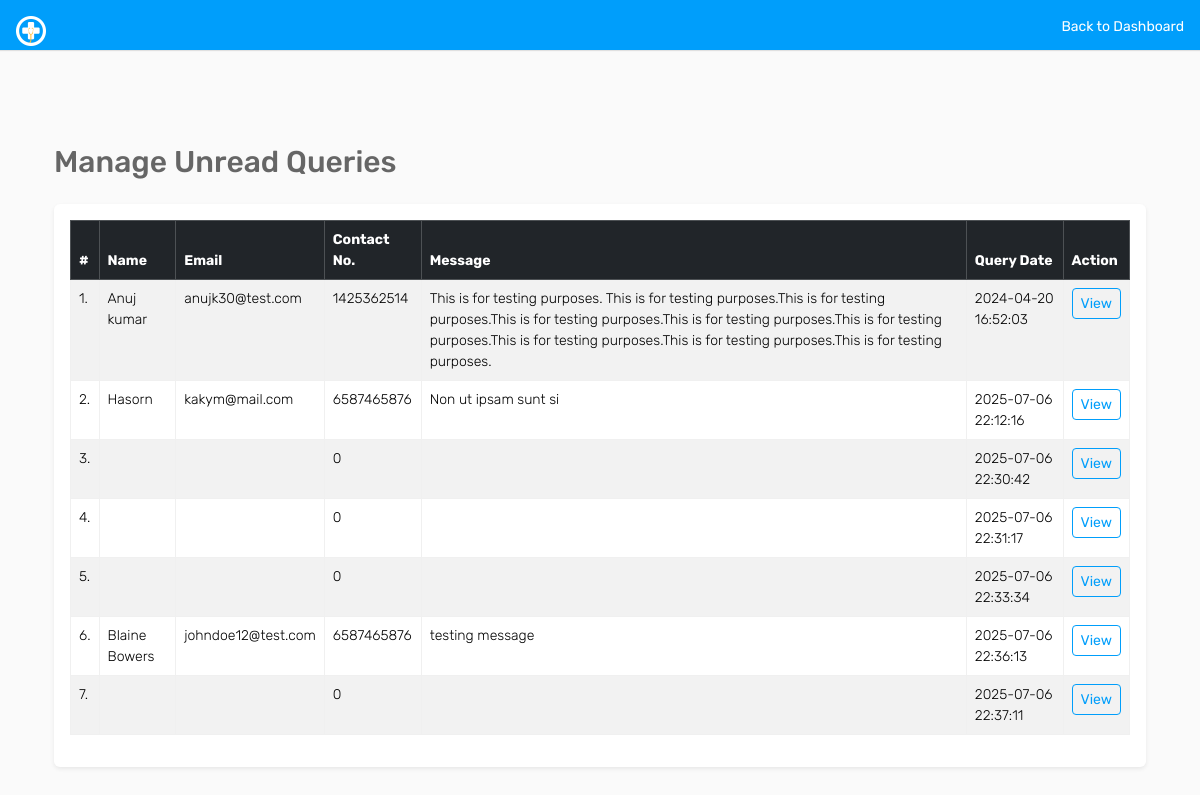
The page /admin/queries/unread-queries.php (signed in) on the database as committed earlier.
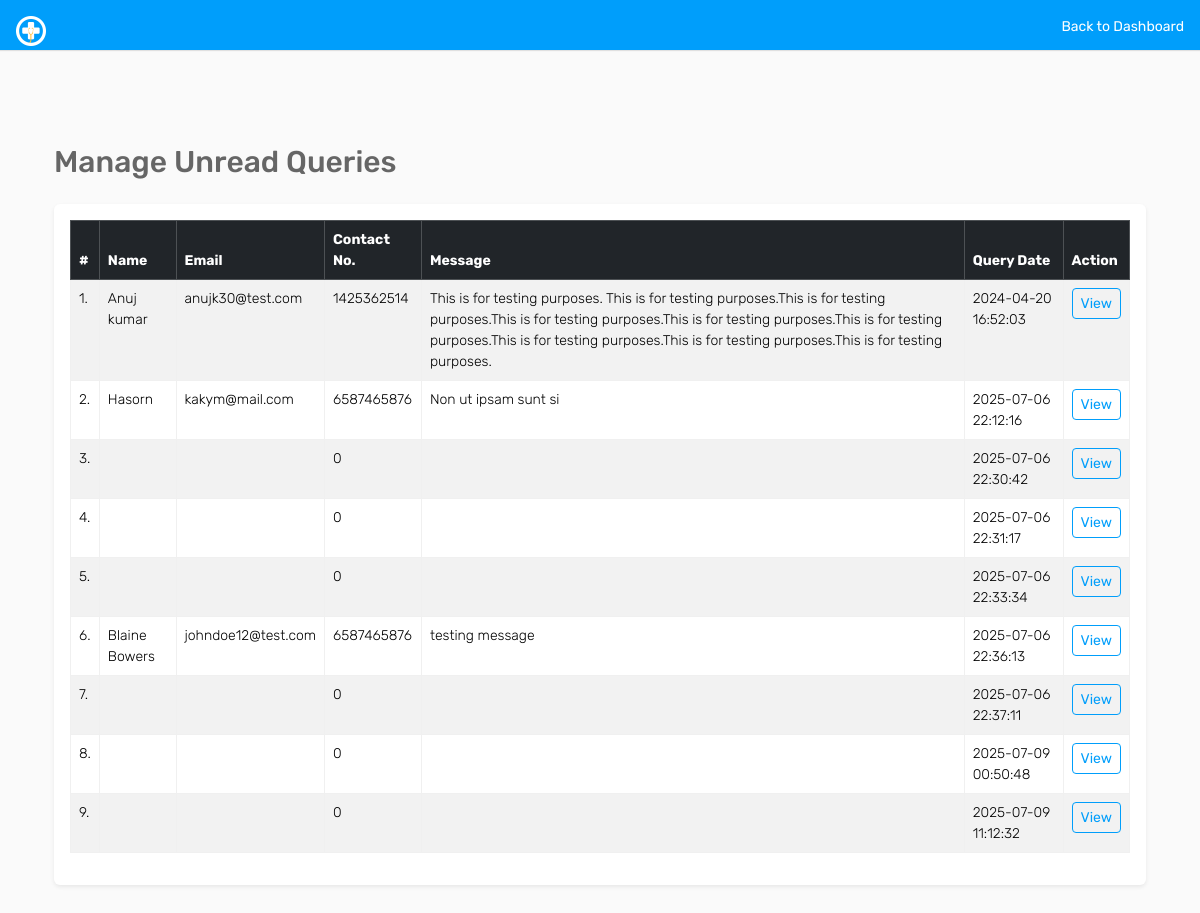
The same page on the database as committed later.
### tables this page shows
CREATE TABLE `tblcontactus` (
  `id` int(11) NOT NULL,
  `fullname` varchar(255) DEFAULT NULL,
  `email` varchar(255) DEFAULT NULL,
  `contactno` bigint(12) DEFAULT NULL,
  `message` mediumtext DEFAULT NULL,
  `PostingDate` timestamp NULL DEFAULT current_timestamp(),
  `AdminRemark` mediumtext DEFAULT NULL,
  `LastupdationDate` timestamp NULL DEFAULT NULL ON UPDATE current_timestamp(),
  `IsRead` int(11) DEFAULT NULL
);

### admin/queries/unread-queries.php (the view, shortened to what this page needs)
<?php
include('../includes/config.php');
if (strlen($_SESSION['id'] == 0)) {
    header('location:../auth/logout.php');
} else {
?>
    <!DOCTYPE html>
    <html lang="en">
    <head>
        <link href="https://cdn.jsdelivr.net/npm/bootstrap@5.3.3/dist/css/bootstrap.min.css" rel="stylesheet">
        <link rel="stylesheet" href="../assets/css/font-awesome.min.css">
        <link rel="stylesheet" href="../assets/css/style.css">
    </head>
    <body>
        <div class="header bg-primary mb-4 p-3 d-flex justify-content-between">
            <a href="./dashboard.php" class="text-white text-decoration-none">
                <img src="../assets/images/logo.png" width="30" height="30" alt="CARE">
            </a>
            <a href="../dashboard.php" class="text-white text-decoration-none">Back to Dashboard</a>
        </div>
        <div class="container mt-5 py-5">
            <div class="container py-5">
                <h2 class="mb-4">Manage Unread Queries</h2>
                <div class="card shadow-sm">
                    <div class="card-body">
                        <div class="table-responsive">
                            <table class="table table-bordered table-striped">
                                <thead class="table-dark">
                                    <tr>
                                        <th>#</th>
                                        <th>Name</th>
                                        <th>Email</th>
                                        <th>Contact No.</th>
                                        <th>Message</th>
                                        <th>Query Date</th>
                                        <th>Action</th>
                                    </tr>
                                </thead>
                                <tbody>
                                    <?php
                                    $sql = mysqli_query($con, "SELECT * FROM tblcontactus WHERE IsRead IS NULL");
                                    $cnt = 1;
                                    while ($row = mysqli_fetch_array($sql)) {
                                    ?>
                                        <tr>
                                            <td><?php echo $cnt; ?>.</td>
                                            <td><?php echo htmlentities($row['fullname']); ?></td>
                                            <td><?php echo htmlentities($row['email']); ?></td>
                                            <td><?php echo htmlentities($row['contactno']); ?></td>
                                            <td><?php echo htmlentities($row['message']); ?></td>
                                            <td><?php echo htmlentities($row['PostingDate']); ?></td>
                                            <td>
                                                <a href="query-details.php?id=<?php echo $row['id']; ?>" class="btn btn-sm btn-outline-primary">View</a>
                                            </td>
                                        </tr>
                                    <?php $cnt++;
                                    } ?>
                                </tbody>
                            </table>
                        </div>
                    </div>
                </div>
            </div>
        </div>
    </body>
    </html>
<?php
}
?>

Rows that differ between the two databases and show on the page:
added tblcontactus: contactno "0", PostingDate "2025-07-09 00:50:48"
added tblcontactus: contactno "0", PostingDate "2025-07-09 11:12:32"
